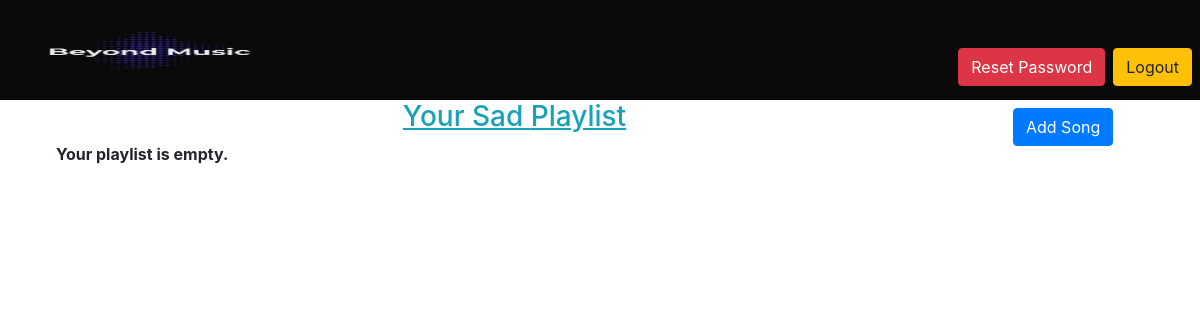
Before: /playlist/2/ (signed in) with the older database file.
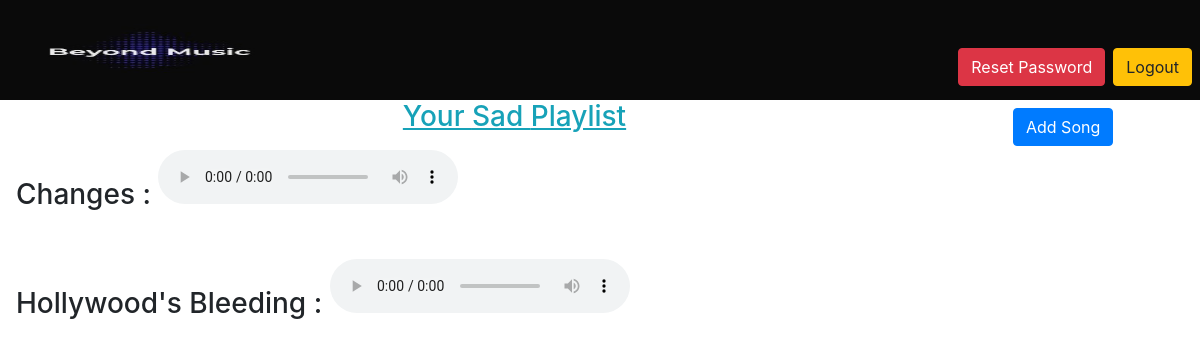
After: the same page with the newer database file.
### playlist/models.py (models this page shows, shortened)
class Song(models.Model):
    choices = ((0, 'happy'),
               (1, 'angry'),
               (2, 'sad'),
               (3, 'neutral'),
               (4, 'general'))
    user = models.ForeignKey(User, on_delete=models.CASCADE)
    track = models.FileField(upload_to='Songs')
    type = models.IntegerField(choices)
    name = models.CharField(max_length=30, default="Unknown", blank=True)

### playlist/views.py (the view)
# urls.py: path('<int:type>/',views.emotion,name='emotion'),
def emotion(request, type):
    user = request.user
    songs = Song.objects.all().filter(user=user, type=type)
    if len(songs)==0:
        messages.info(request,f'Your playlist is empty.')
    dic = {0: 'Happy',
           1: 'Angry',
           2: 'Sad',
           3: 'Neutral'}
    return render(request, 'playlist/type.html', {'songs': songs, 'type': dic[type],'emotion':type})

### playlist/templates/playlist/type.html
{% extends 'base_layout.html' %}
{% block content %}
    <a href="{% url 'playlist:songupload' emotion %}" class="btn btn-primary mt-2" style="float:right;">Add Song</a>
    <h3 align="center" class="text-info"><u>Your {{type}} Playlist</u></h3>
    {% if messages %}
        {% for message in messages %}
        <ul><strong>{{message}}</strong></ul>
        {% endfor %}
    {% endif %}
    {% for song in songs %}
        <h3 class="mt-3">{{song.name}} : <audio controls><source src="{{song.track.url}}" type="audio/mp3"></audio></h3><br>
    {% endfor %}
{% endblock %}

Changed rows visible on the page:
added Song: name "Changes"
added Song: name "Hollywood's Bleeding"
Other visible differences:
list line gone: "Your playlist is empty."
